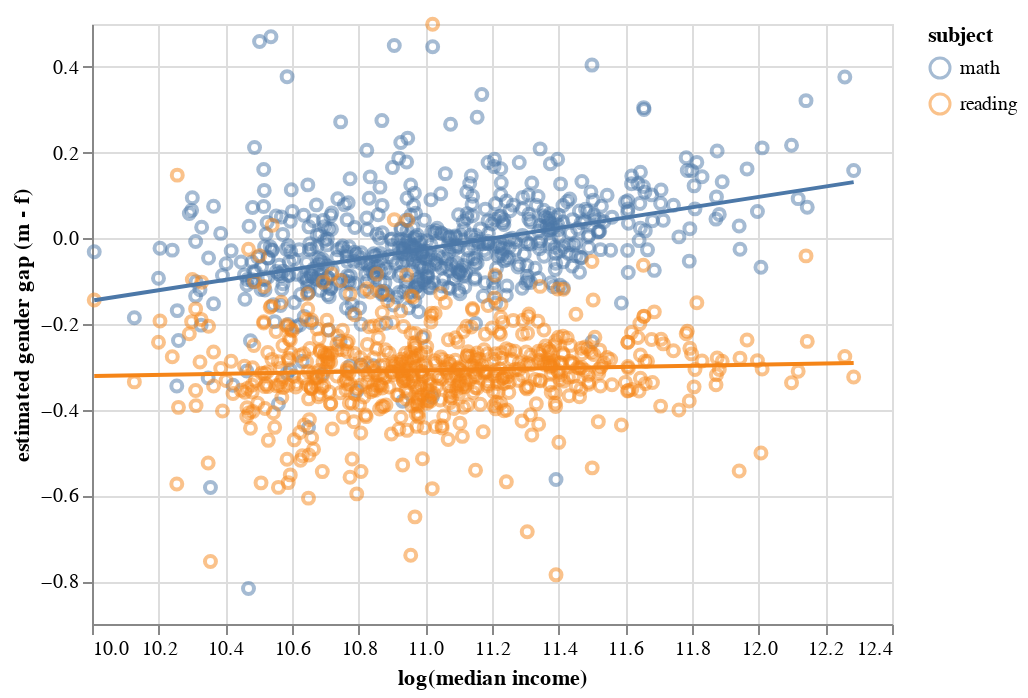

Write notebook code for a chart like this one.
### Code cell
# plot from hw2
base = alt.Chart(seda).mark_point(opacity = 0.5).encode(
    y = alt.Y('gap', title = 'estimated gender gap (m - f)'),
    x = alt.X('log_income', scale = alt.Scale(zero = False), title = 'log(median income)'),
    color = 'subject'
)

hw2_plot = base + base.transform_regression('log_income', 'gap', groupby = ['subject']).mark_line()

hw2_plot

### Figure 1 — Vega-Lite specification as saved in the notebook (floating-point values rounded to 4 significant figures; data arrays with more than 128 entries replaced by an {"elided": "..."} marker saying what was removed)
{"config": {"view": {"continuousWidth": 400, "continuousHeight": 300}}, "layer": [{"mark": {"type": "point", "opacity": 0.5}, "encoding": {"color": {"type": "nominal", "field": "subject"}, "x": {"type": "quantitative", "field": "log_income", "scale": {"zero": false}, "title": "log(median income)"}, "y": {"type": "quantitative", "field": "gap", "title": "estimated gender gap (m - f)"}}}, {"mark": "line", "encoding": {"color": {"type": "nominal", "field": "subject"}, "x": {"type": "quantitative", "field": "log_income", "scale": {"zero": false}, "title": "log(median income)"}, "y": {"type": "quantitative", "field": "gap", "title": "estimated gender gap (m - f)"}}, "transform": [{"on": "log_income", "regression": "gap", "groupby": ["subject"]}]}], "data": {"name": "data-b722b32e66dd4c90799f5ff0e9f2e364"}, "$schema": "https://vega.github.io/schema/vega-lite/v4.8.1.json", "datasets": {"data-b722b32e66dd4c90799f5ff0e9f2e364": {"elided": "1732 records"}}}
